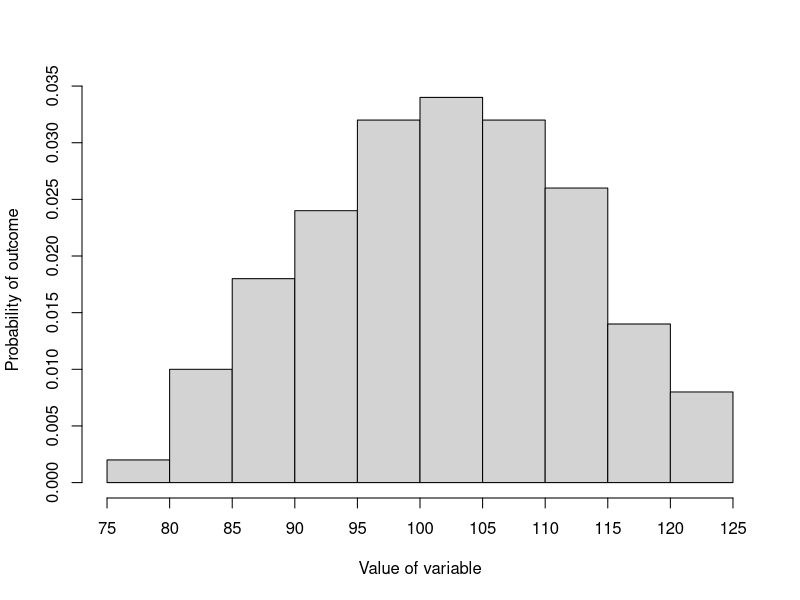
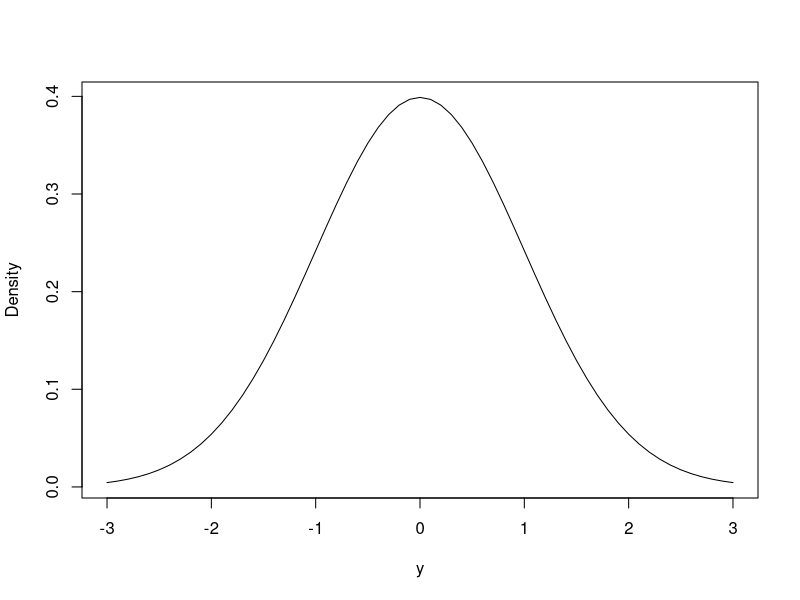
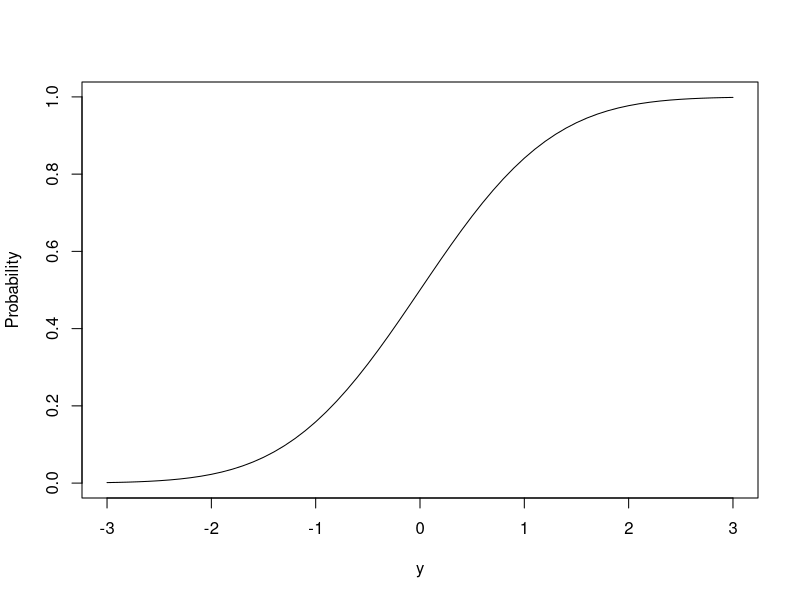
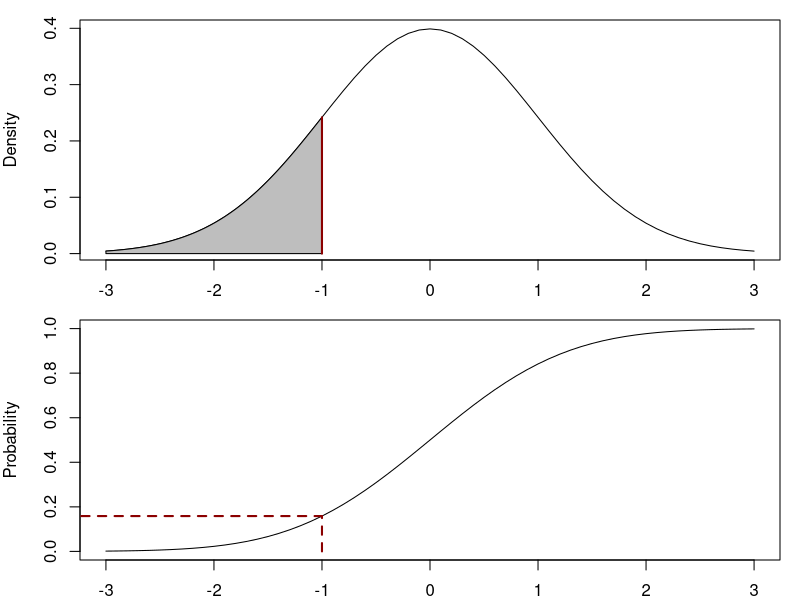
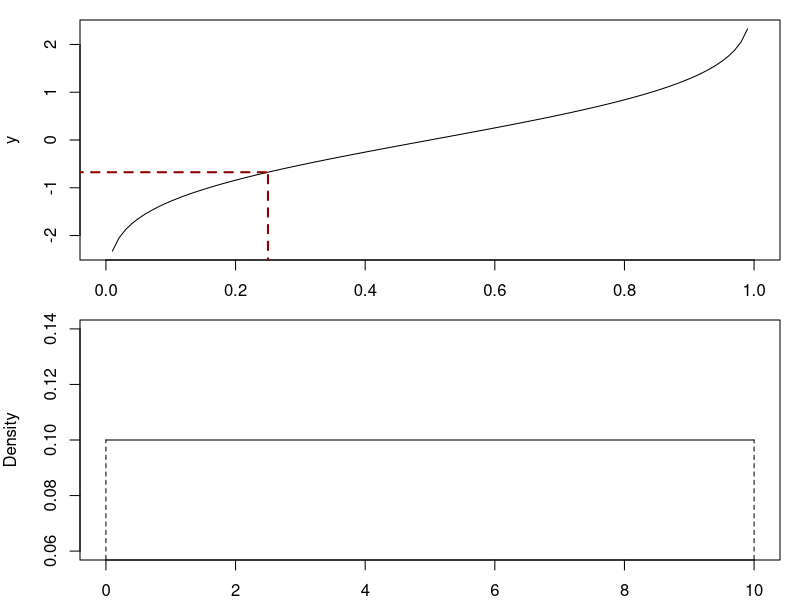
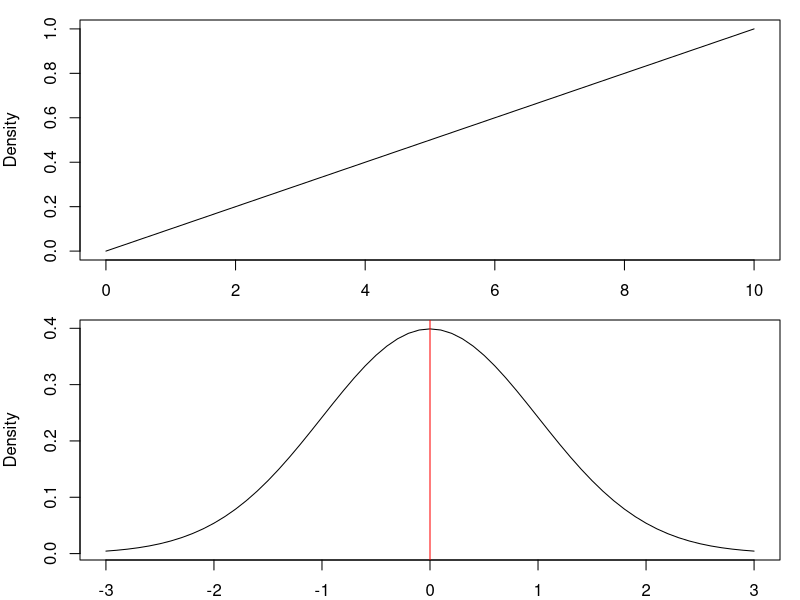

Write the R code that produced these figures, in order. (Note: this script raises an error after producing the figures.)
## ---- chunk 1
set.seed(41)
yHist <- hist(rnorm(100,100,10), probability=TRUE, main="",
              xlab="Value of variable", ylab="Probability of outcome",
              axes=FALSE)
axis(side=2)
axis(side=1, at=yHist$breaks)
## ---- chunk 2
plot(seq(-3,3,0.1),dnorm(seq(-3,3,0.1)),type="l",ylab="Density",xlab="y",main="")
## ---- chunk 3
plot(seq(-3,3,0.1),pnorm(seq(-3,3,0.1)),type="l",ylab="Probability",xlab="y",main="")
## ---- chunk 4
par(mfcol=c(2,1), mar=c(2,4,1,1))
plot(seq(-3,3,0.1),dnorm(seq(-3,3,0.1)),type="l",ylab="Density",xlab="y",main="")
polygon(c(seq(-3,-1,0.01),rev(seq(-3,-1,0.01))),
        c(dnorm(seq(-3,-1,0.01)), rep(0,length(seq(-3,-1,0.01)))), col="grey")
lines(c(-1,-1),c(0,dnorm(-1)),col="darkred",lwd=2,lty=1)

plot(seq(-3,3,0.1),pnorm(seq(-3,3,0.1)),type="l",ylab="Probability",xlab="y",main="")
lines(c(-1,-1),c(0,pnorm(-1)),col="darkred",lwd=2,lty=2)
lines(c(-4,-1),c(pnorm(-1),pnorm(-1)),col="darkred",lwd=2,lty=2)
## ---- chunk 5
plot(seq(0,1,0.01),qnorm(seq(0,1,0.01)),type="l",ylab="y",xlab="Probability",main="")
lines(c(0.25,0.25),c(-3,qnorm(0.25)),col="darkred",lwd=2,lty=2)
lines(c(-1,0.25),c(qnorm(0.25),qnorm(0.25)),col="darkred",lwd=2,lty=2)
## ---- chunk 6
plot(seq(0,10,by=0.1),dunif(seq(0,10,by=0.1),0,10),
     ylab="Density",xlab="y", type="l")
lines(c(0,0), c(0,0.1), lty=2)
lines(c(10,10), c(0,0.1), lty=2)
## ---- chunk 7
plot(seq(0,10,by=0.1),punif(seq(0,10,by=0.1),0,10),
     ylab="Density",xlab="y", type="l")
## ---- chunk 8
plot(seq(-3,3,0.1),dnorm(seq(-3,3,0.1)),type="l",ylab="Density",xlab="y",main="")
abline(v=0, col="red")
text(0.5,0.05,TeX("$\\mu =0$"))
## ---- chunk 9
plot(seq(-3,3,0.1),pnorm(seq(-3,3,0.1)),type="l",ylab="Density",xlab="y",main="")
# abline(v=0, col="red")
# text(0.5,0.05,TeX("$\\mu =0$"))
## ---- chunk 10
pnorm(1, 0, 1) - pnorm(-1, 0, 1)
